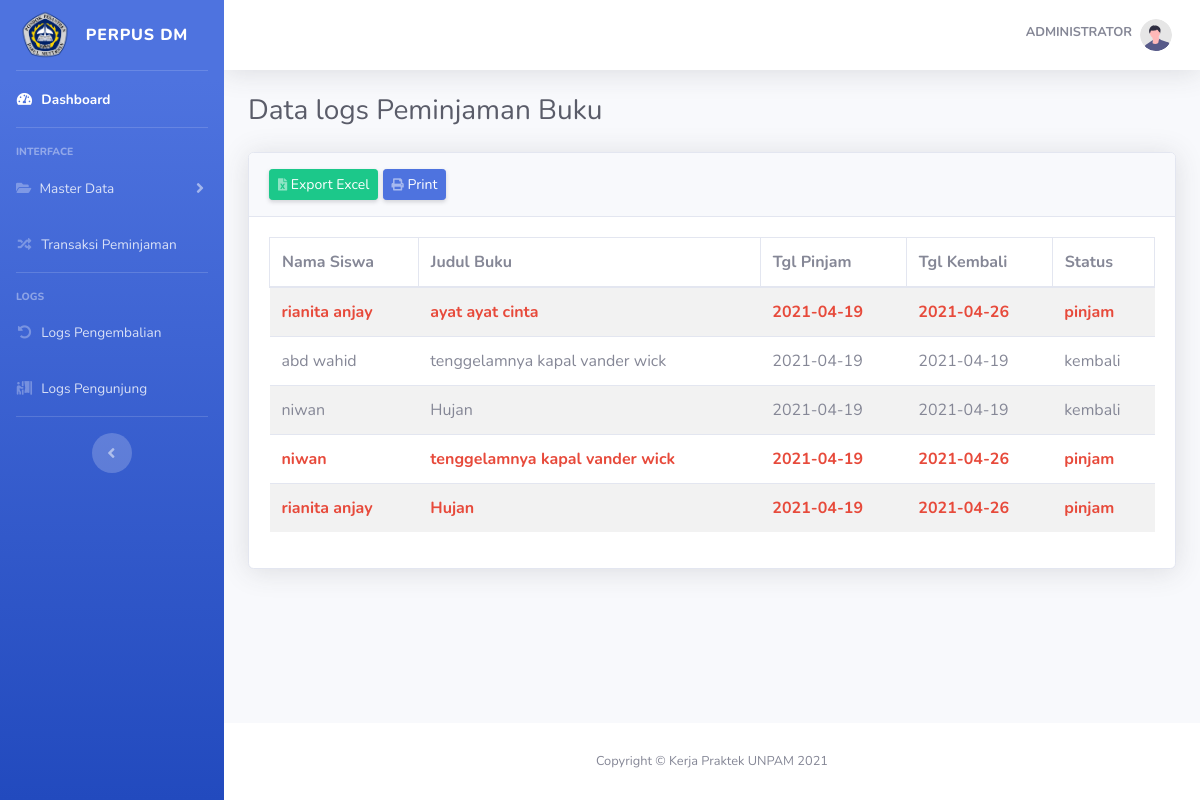
The app's page /index.php?pages=logs&aksi=pinjam (signed in) with its own data.
### tables this page shows
CREATE TABLE `tb_user` (
  `id_user` int(11) NOT NULL,
  `nama` varchar(20) NOT NULL,
  `username` varchar(20) NOT NULL,
  `password` varchar(50) NOT NULL,
  `level` enum('admin','user') DEFAULT NULL
);

CREATE TABLE `tb_pinjam` (
  `id_pinjam` varchar(20) NOT NULL,
  `id_anggota` varchar(50) DEFAULT NULL,
  `id_buku` varchar(50) DEFAULT NULL,
  `tgl_pinjam` date DEFAULT NULL,
  `tgl_kembali` date DEFAULT NULL,
  `status` enum('pinjam','kembali') DEFAULT NULL,
  `jumlah` int(11) DEFAULT NULL
);

CREATE TABLE `tb_anggota` (
  `id` varchar(50) NOT NULL,
  `nis` varchar(12) DEFAULT NULL,
  `nama` varchar(100) DEFAULT NULL,
  `id_kelas` int(11) DEFAULT NULL,
  `jk` enum('P','L') DEFAULT NULL
);

CREATE TABLE `tb_buku` (
  `id` varchar(50) NOT NULL,
  `kdbuku` varchar(20) DEFAULT NULL,
  `judul` varchar(100) DEFAULT NULL,
  `penulis` varchar(50) DEFAULT NULL,
  `penerbit` varchar(50) DEFAULT NULL,
  `asal` enum('hibah','beli') DEFAULT NULL,
  `jumlah` int(11) DEFAULT NULL,
  `tahun` char(5) DEFAULT NULL,
  `isbn` varchar(20) DEFAULT NULL
);

### pages/logs/pinjam.php (the view, shortened to what this page needs)
<?php
$select_data = "SELECT * FROM tb_pinjam
INNER JOIN tb_buku on tb_pinjam.id_buku = tb_buku.id
INNER JOIN tb_anggota on tb_pinjam.id_anggota = tb_anggota.id ";
$run = mysqli_query($conn, $select_data);
?>
<div class="d-sm-flex align-items-center justify-content-between mb-4">
    <h1 class="h3 mb-0 text-gray-800">Data logs Peminjaman Buku</h1>
</div>
<div class="row">
    <div class="col-xl-12 col-lg-7">
        <div class="card shadow mb-4">
            <div class="card-header py-3 d-flex flex-row align-items-center justify-content-between">
                <div>
                    <a href="export_pinjam.php" target="_blank" class="d-none d-sm-inline-block btn btn-sm btn-success shadow-sm"><i class="fas fa-file-excel fa-sm text-white-50"></i> Export Excel</a>
                    <a href="" type="" class="d-none d-sm-inline-block btn btn-sm btn-primary shadow-sm"><i class="fas fa-print fa-sm text-white-50"></i> Print </a>
                </div>
            </div>
            <div class="card-body">
                <div class="table-responsive">
                    <table class="table table-striped" id="dataTable" width="100%" cellspacing="0">
                        <thead class="table-bordered">
                            <tr>
                                <th>Nama Siswa</th>
                                <th>Judul Buku</th>
                                <th>Tgl Pinjam</th>
                                <th>Tgl Kembali</th>
                                <th>Status</th>
                            </tr>
                        </thead>
                        <tbody>
                            <?php
                            foreach ($run as $pinjam) :
                                if ($pinjam['status'] == 'pinjam') {
                                    $ket = 'class="text-danger font-weight-bold"';
                                } else {
                                    $ket = "";
                                }
                            ?>
                                <tr <?= $ket ?>>
                                    <td><?= $pinjam['nama'] ?></td>
                                    <td><?= $pinjam['judul'] ?></td>
                                    <td><?= $pinjam['tgl_pinjam'] ?></td>
                                    <td><?= $pinjam['tgl_kembali'] ?></td>
                                    <td><?= $pinjam['status'] ?></td>
                                </tr>
                            <?php
                            endforeach
                            ?>
                        </tbody>
                    </table>
                </div>
            </div>
        </div>
    </div>
</div>

### index.php (shortened to what this page needs)
<?php
require_once "_config/conn.php";
if ($_SESSION['admin'] || @$_SESSION['user']) {
    $user = $_SESSION['admin'];
    $sql = mysqli_query($conn, "SELECT * FROM tb_user WHERE id_user='$user'");
    $data = $sql->fetch_assoc();
?>
    <!DOCTYPE html>
    <html lang="en">
    <head>
        <link href="vendor/fontawesome-free/css/all.min.css" rel="stylesheet" type="text/css">
        <link href="css/sb-admin-2.min.css" rel="stylesheet">
        <link rel="stylesheet" href="css/style.css">
        <link rel="stylesheet" href="https://cdnjs.cloudflare.com/ajax/libs/jqueryui/1.12.1/jquery-ui.css">
        <link rel="stylesheet" type="text/css" href="https://cdn.datatables.net/1.10.19/css/jquery.dataTables.css">
        <link rel="stylesheet" type="text/css" href="https://cdn.datatables.net/buttons/1.6.5/css/buttons.dataTables.min.css">
        <link rel="stylesheet" type="text/css" href="https://cdn.datatables.net/1.10.19/css/jquery.dataTables.min.css">
    </head>
    <body id="page-top">
        <div id="wrapper">
            <ul class="navbar-nav bg-gradient-primary sidebar sidebar-dark accordion" id="accordionSidebar">
                <a class="sidebar-brand d-flex align-items-center justify-content-center" href="index.php">
                    <img class="rounded-circle" src="img/logo.png" alt="" style="width: 50px;">
                    <div class="sidebar-brand-text mx-3">PERPUS DM</div>
                </a>
                <hr class="sidebar-divider my-0">
                <li class="nav-item active">
                    <a class="nav-link" href="index.php">
                        <i class="fas fa-fw fa-tachometer-alt"></i>
                        <span>Dashboard</span></a>
                </li>
                <hr class="sidebar-divider">
                <div class="sidebar-heading">
                    Interface
                </div>
                <li class="nav-item">
                    <a class="nav-link collapsed" href="#" data-toggle="collapse" data-target="#collapseTwo" aria-expanded="true" aria-controls="collapseTwo">
                        <i class="fas fa-folder-open fa-cog"></i>
                        <span>Master Data</span>
                    </a>
                </li>
                <li class="nav-item">
                    <a class="nav-link" href="?pages=peminjaman">
                        <i class="fas fa-fw fa-random"></i>
                        <span>Transaksi Peminjaman</span></a>
                </li>
                <hr class="sidebar-divider">
                <div class="sidebar-heading">
                    Logs
                </div>
                <li class="nav-item">
                    <a class="nav-link" href="?pages=logs&aksi=kembali">
                        <i class="fas fa-fw fa-undo-alt"></i>
                        <span>Logs Pengembalian</span></a>
                </li>
                <li class="nav-item">
                    <a class="nav-link" href="?pages=logs&aksi=pengunjung"">
                        <i class=" fas fa-fw fa-person-booth"></i>
                        <span>Logs Pengunjung</span></a>
                </li>
                <hr class="sidebar-divider d-none d-md-block">
                <div class="text-center d-none d-md-inline">
                    <button class="rounded-circle border-0" id="sidebarToggle"></button>
                </div>
            </ul>
            <div id="content-wrapper" class="d-flex flex-column">
                <div id="content">
                    <nav class="navbar navbar-expand navbar-light bg-white topbar mb-4 static-top shadow">
                        <ul class="navbar-nav ml-auto">
                            <li class="nav-item dropdown no-arrow">
                                <a class="nav-link dropdown-toggle" href="#" id="userDropdown" role="button" data-toggle="dropdown" aria-haspopup="true" aria-expanded="false">
                                    <span class="mr-2 d-none d-lg-inline text-gray-600 small font-weight-bold mb-1 text-uppercase"><?= $data['nama']; ?></span>
                                    <img class="img-profile rounded-circle" src="img/undraw_profile.svg">
                                </a>
                            </li>
                        </ul>
                    </nav>
                    <div class="container-fluid">
                        <div class="bock-header">
                            <?php
                            $pages = $_GET['pages'];
                            $aksi = $_GET['aksi'];
                            if ($pages == "anggota") {
                                if ($aksi == "") {
                                    include "pages/anggota/anggota.php";
                                } elseif ($aksi == "tambah") {
                                } elseif ($aksi == "ubah") {
                                } elseif ($aksi == "hapus") {
                                    include "pages/anggota/hapus.php";
                                }
                            } elseif ($pages == "buku") {
                                if ($aksi == "hapus") {
                                    include "pages/buku/hapus.php";
                                } else {
                                    include "pages/buku/buku.php";
                                }
                            } elseif ($pages == "kembali") {
                                include "pages/kembali/kembali.php";
                            } elseif ($pages == "user") {
                                include "pages/user/profile.php";
                            } elseif ($pages == "settings") {
                                if ($aksi == "hapus") {
                                    include "pages/user/hapus.php";
                                }
                                include "pages/user/settings.php";
                            } elseif ($pages == "kelas") {
                                if ($aksi == "hapus") {
                                    include "pages/kelas/hapus.php";
                                }
                                include "pages/kelas/kelas.php";
                            } elseif ($pages == "logs") {
                                if ($aksi == "pinjam") {
                                    include "pages/logs/pinjam.php";
                                } else if ($aksi == "kembali") {
                                    include "pages/logs/kembali.php";
                                } else if ($aksi == "pengunjung") {
                                    include "pages/logs/pengunjung.php";
                                }
                            } elseif ($pages == "backup") {
                                include "pages/backup/backup.php";
                            } elseif ($pages == "import") {
                                include "pages/import/";
                            } elseif ($pages == "export") {
                                if ($aksi == "peminjaman") {
                                    include "pages/export/export_pinjam.php";
                                } elseif ($aksi == "buku") {
                                    include "pages/export/export_buku.php";
                                }
                            } else {
                                include "pages/dasboard/dasboard.php";
                            }
                            ?>
                        </div>
                    </div>
                </div>
                <footer class="sticky-footer bg-white">
                    <div class="container my-auto">
                        <div class="copyright text-center my-auto">
                            <span>Copyright &copy; Kerja Praktek UNPAM 2021</span>
                        </div>
                    </div>
                </footer>
            </div>
        </div>
    </body>
    </html>
<?php
} else {
    header("location:login.php");
}
?>

### records on screen
tb_user: nama "ADMINISTRATOR"
tb_pinjam: id_anggota.nama "rianita anjay", id_buku.judul "ayat ayat cinta", tgl_pinjam "2021-04-19", tgl_kembali "2021-04-26", status "pinjam"
tb_pinjam: id_anggota.nama "abd wahid", id_buku.judul "tenggelamnya kapal vander wick", tgl_pinjam "2021-04-19", tgl_kembali "2021-04-19", status "kembali"
tb_pinjam: id_anggota.nama "niwan", id_buku.judul "Hujan", tgl_pinjam "2021-04-19", tgl_kembali "2021-04-19", status "kembali"
tb_pinjam: id_anggota.nama "niwan", id_buku.judul "tenggelamnya kapal vander wick", tgl_pinjam "2021-04-19", tgl_kembali "2021-04-26", status "pinjam"
tb_pinjam: id_anggota.nama "rianita anjay", id_buku.judul "Hujan", tgl_pinjam "2021-04-19", tgl_kembali "2021-04-26", status "pinjam"
